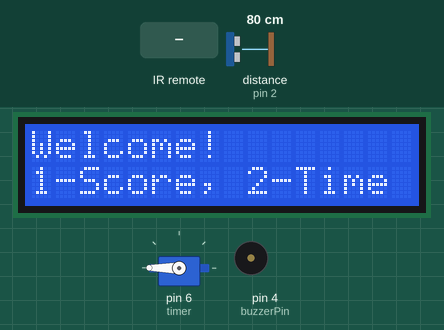
This sketch was run on a simulated Arduino Uno, built with avr-gcc and run on an emulated ATmega328P. On the bench: 16×2 character LCD, servo, buzzer (waves = sounding, pin HIGH). The inputs (shaded band) are chosen by the test bench; at power-on: distance to the obstacle (sensor on pin 2) 80 cm. The echo pulse lasts 58.3 µs per cm; what the sketch prints to the serial monitor is not drawn.

Above: at 1.2 s.
1.3 s: infrared code 0xC received
At 1.4 s:
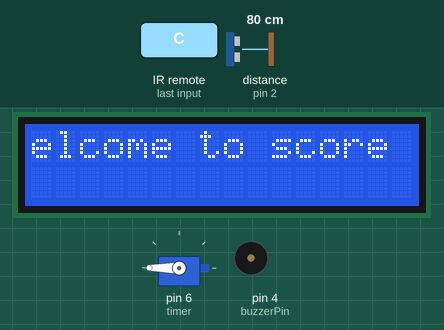
At 5.3 s:
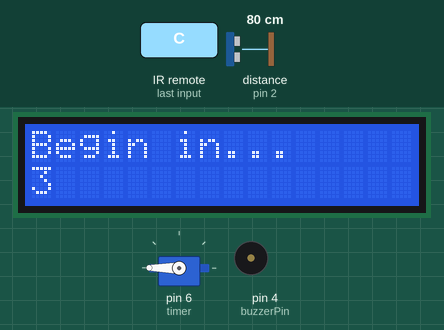
6.4 s: infrared code 0x45 received
At 8.2 s:
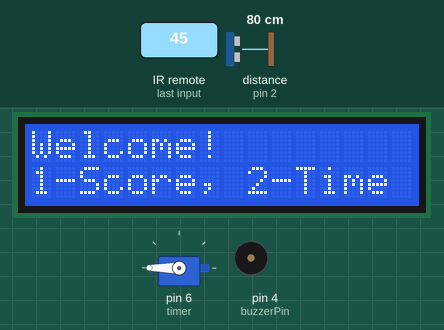
Timing chart, 0 to 9.7 s (numbered marks = the images above; inputs shaded):
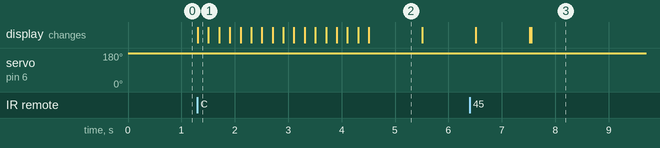

The sketch:

bball.ino
```cpp
// include the library code:
#include <LiquidCrystal.h>
#include <Servo.h>
#include <IRremote.h>
#include <pitches.h>
#include <SR04.h>

// Variables -----------------------------------------------------------------------------------------------
// Game control
const int remotePin = 5;
const int buzzerPin = 4;

// ultrasonic sensor
const int trigPin = 2;
const int echoPin = 3;
SR04 bucketSensor = SR04(echoPin, trigPin);

// Game
int score = 0;
int startTime = 0;
int endTime = 0;
bool gameInProgress = false; // Used to control physical timer and keep track of game state


// Display
LiquidCrystal lcd(7, 8, 9, 10, 11, 12);

// Timer
Servo timer;
int timerAngle = 180;
const int timerResetAngle = 180;


// Game functions -----------------------------------------------------------------------------------------------
void startGame() {
  // time that the game will last
  int gameTime = 5;  // 30 sec game

  score = 0;
  timerAngle = timerResetAngle;
  timer.write(timerResetAngle);


  lcd.clear();
  lcd.print("Welcome to score attack!");
  for (int positionCounter = 0; positionCounter < 16; positionCounter++) {
    // scroll one position left:
    lcd.scrollDisplayLeft();
    // wait a bit:
    delay(200);
  }

  lcd.clear();
  lcd.print("Begin in...");
  lcd.setCursor(0, 1);
  lcd.print("3");
  delay(1000);
  lcd.print("2");
  delay(1000);
  lcd.print("1");
  delay(1000);

  startTime = millis() / 1000;
  endTime = startTime + gameTime;
  gameInProgress = true;

  lcd.setCursor(0, 0);
  lcd.print("Score attack!");
  lcd.setCursor(0, 1);
  lcd.print("Score: 0");


  Serial.print("start: ");
  Serial.println(startTime);
  Serial.print("End: ");
  Serial.println(endTime);
}

void resetGame() {
  Serial.println("Resetting game");
  score = 0;
  startTime = 0;
  endTime = 0;
  gameInProgress = false;

  // reset timer physical timer
  timer.write(timerResetAngle);

  lcd.clear();
  lcd.home();
  lcd.print("Welcome! ");
  lcd.setCursor(0, 1);
  lcd.print("1-Score, 2-Time");
}

void endGame() {
  // Monitor end time and end game if game in progress
  if (gameInProgress) {
    int current_time = millis() / 1000;

    if (current_time >= endTime) {
        // Game over
        lcd.clear();
        lcd.home();
        lcd.setCursor(0, 0);
        lcd.print("Game Over!");
        lcd.setCursor(0, 1);
        lcd.print("You scored ");
        lcd.print(score);
        lcd.print(" points!");
        delay(1500);

        for (int positionCounter = 0; positionCounter < (21 + 2); positionCounter++) {
          // scroll one position left:
          lcd.scrollDisplayLeft();
          // wait a bit:
          delay(200);
        }

        delay(5000);

        resetGame();
    }
  }

}


// Utilliy functions -----------------------------------------------------------------------------------------------
bool spun = false;
unsigned long spunTime = 0;
unsigned long spunDelay = 333; // 180 degrees/ 60sec = 3 degrees/sec  = 1 degree every 0.33 seconds
void spinTimer() {
   if (gameInProgress) {
      unsigned long currentTime = millis();

      if (currentTime > spunTime + spunDelay) {
          spun = false;
      }

      if(!spun) {
          timerAngle -= 1; // 1 degree
          if (timerAngle == 0) {
              timerAngle = 180;
          }

          timer.write(timerAngle);

          spun = true;
          spunTime = currentTime;
      }
   }

}

bool incremented = false;
unsigned long incrementedTime = 0;
unsigned long incrementDelay = 200;
void incrementScore() {
  unsigned long currentTime = millis();
  if(currentTime > incrementedTime + incrementDelay) {
    incremented = false;
  }

  if (!incremented && gameInProgress) {
    score += 1;
    lcd.print("Score: ");
    lcd.print(score);
    incremented = true;
    incrementedTime = currentTime;
    tone(buzzerPin, NOTE_C5, 200);
  }

}

void detectBucket() {
    if (gameInProgress) {
        long distance = bucketSensor.Distance();
        Serial.println(distance);
        if (distance < 15) {
            Serial.println("BUCKET");
            incrementScore();
        }
    }
}

void listenToRemoteInput() {
  /*
    Remote control mapping
    power button - reset
    1 - Start score attack
    2 - Start time attack
    pause/play - pause/play game

  */

  if (IrReceiver.decode()) {
    int command = IrReceiver.decodedIRData.command;
    Serial.print("command: ");
    Serial.println(command);
    if (command == 69) { // Power button pressed (reset game)
        resetGame();
    }

    if(command == 12) { // 1 button pressed (start score attack)
        startGame();
    }

//    if(command == 24) { // 2 button pressed (start time attack)
//        Serial.println("Start time attack");
//        digitalWrite(buzzerPin, HIGH);
//    }

  }
  IrReceiver.resume();
}

// RUN FUNCTIONS --------------------------------------------------------------------------------
void setup() {
  // Serial logging
  Serial.begin(9600);

  // Initial text
  lcd.begin(16, 2);
  lcd.print("Welcome! ");
  lcd.setCursor(0, 1);
  lcd.print("1-Score, 2-Time");

  // Attach physical timer and send angle to 0
  timer.attach(6);
  timer.write(timerAngle);


  // Pins
  IrReceiver.begin(remotePin, ENABLE_LED_FEEDBACK);
  pinMode(buzzerPin, OUTPUT);
}

void loop() {
  // set the cursor to column 0, line 1
  // (note: line 1 is the second row, since counting begins with 0):
  lcd.setCursor(0, 1);

  // Remote input
  listenToRemoteInput();

  // bucket sensor
  detectBucket();

  // Check for gameEnd
  endGame();


  // Move timer
  spinTimer();
}
```

Measured:
- after the input at 1.3 s, the display: changes at once (image 1)
- after the input at 6.4 s, the display: first differs from a run without the input after 1.2 s (image 3)
- what the display in image 2 shows lasts 1.0 s, from 4.5 s to 5.5 s
